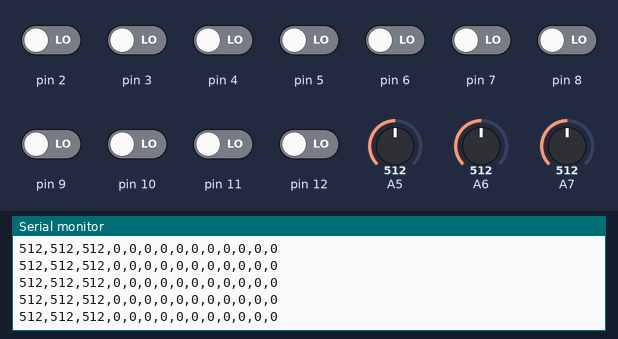
The sketch below on a simulated Arduino Uno, built with avr-gcc and run on an emulated ATmega328P. On the bench: the last lines printed to the serial monitor. Inputs (shaded band) come from the test bench; at power-on: pin 2–12 LOW, A5 = 512, A7 = 512, A6 = 512.

Above: at 1.2 s.
1.3 s: A5 set to 105
At 1.35 s:
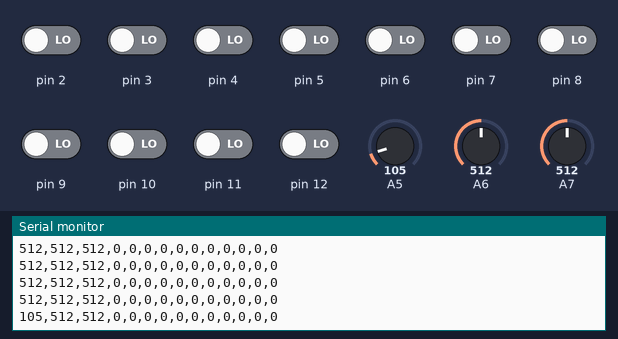
4.3 s: A5 set to 95
At 4.34 s:
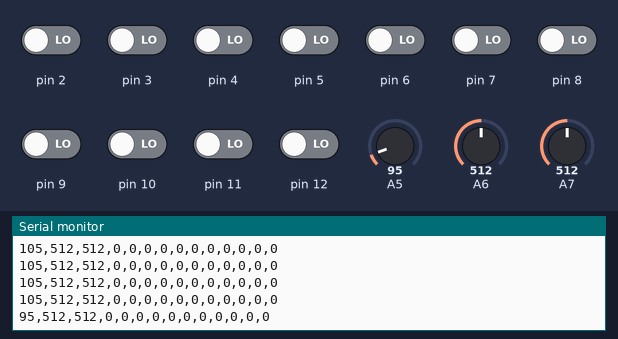
7.3 s: A7 set to 986
At 7.33 s:
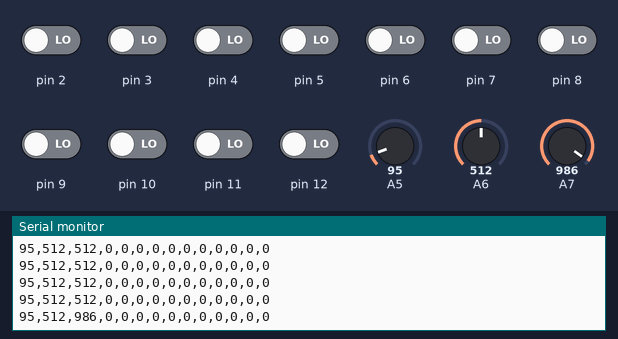
10.3 s: A7 set to 1013
At 10.31 s:
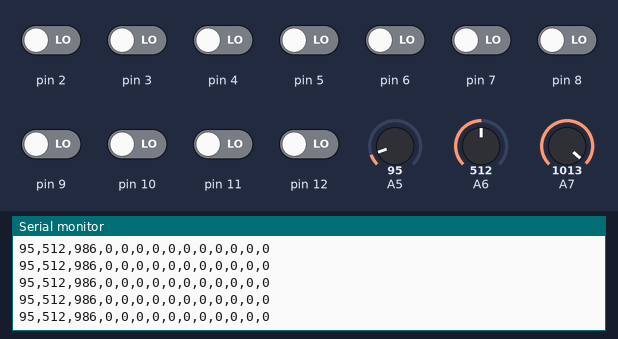
13.3 s: A6 set to 981
At 13.3 s:
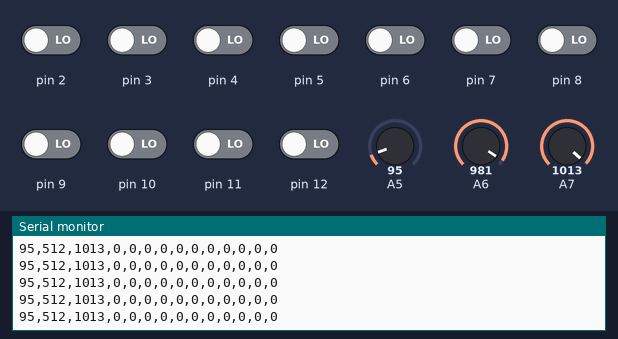
16.3 s: A6 set to 1018
At 16.33 s:
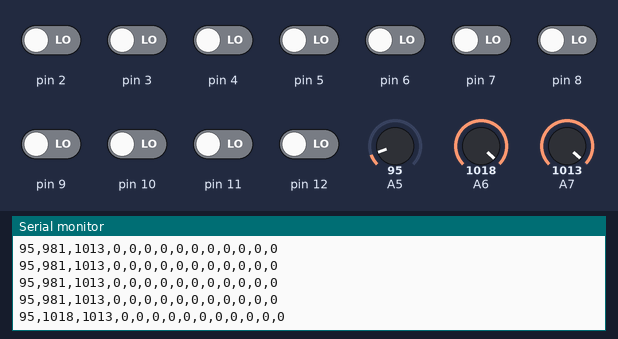
Timing chart, 0 to 18.8 s (numbered marks = the images above; inputs shaded):
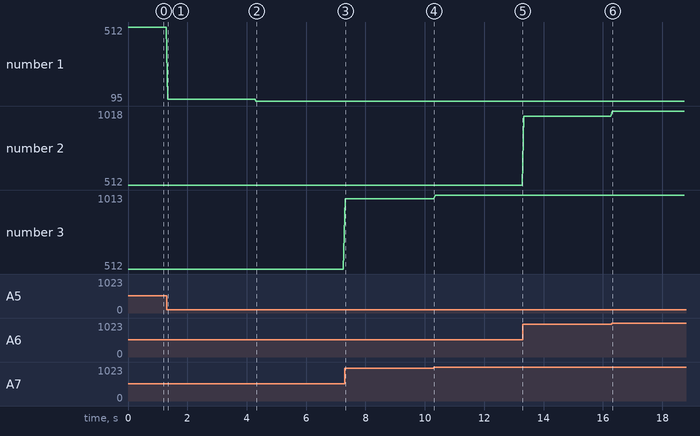

The sketch:

stick.ino
```cpp
void setup() {
  Serial.begin(9600);
  // Initialize Button Pins
  pinMode(2, INPUT);
  pinMode(3, INPUT);
  pinMode(4, INPUT);
  pinMode(5, INPUT);
  pinMode(6, INPUT);
  pinMode(7, INPUT);
  pinMode(8, INPUT);
  pinMode(9, INPUT);
  pinMode(10, INPUT);
  pinMode(11, INPUT);
  pinMode(12, INPUT);
}

void loop() {
  int PitchAxisAnalog = analogRead(5);
  int RollAxisAnalog = analogRead(6);
  int YawAxisAnalog = analogRead(7);
  bool button1 = digitalRead(2);
  bool button2 = digitalRead(3);
  bool button3 = digitalRead(4);
  bool button4 = digitalRead(5);
  bool button5 = digitalRead(6);
  bool button6 = digitalRead(7);
  bool button7 = digitalRead(8);
  bool button8 = digitalRead(9);
  bool button9 = digitalRead(10);
  bool button10 = digitalRead(11);
  bool button11 = digitalRead(12);

  char stringToSend[100];
  sprintf(stringToSend, "%d,%d,%d,%d,%d,%d,%d,%d,%d,%d,%d,%d,%d,%d\n",analogRead(5),analogRead(6),analogRead(7),button1,button2,button3,button4,button5,button6,button7,button8,button9,button10,button11);
  Serial.write(stringToSend);

  delay(50);
}
```

Measured:
- after the input at 1.3 s, the serial monitor: prints a new line at once (image 1)
- after the input at 4.3 s, the serial monitor: prints a new line at once (image 2)
- after the input at 7.3 s, the serial monitor: prints a new line at once (image 3)
- after the input at 16.3 s, the serial monitor: prints a new line at once (image 6)
- plotted number 1: 512 → 105 after the input at 1.3 s, 105 → 95 after the input at 4.3 s
- plotted number 2: 512 → 981 after the input at 13.3 s, 981 → 1018 after the input at 16.3 s
- plotted number 3: 512 → 986 after the input at 7.3 s, 986 → 1013 after the input at 10.3 s
